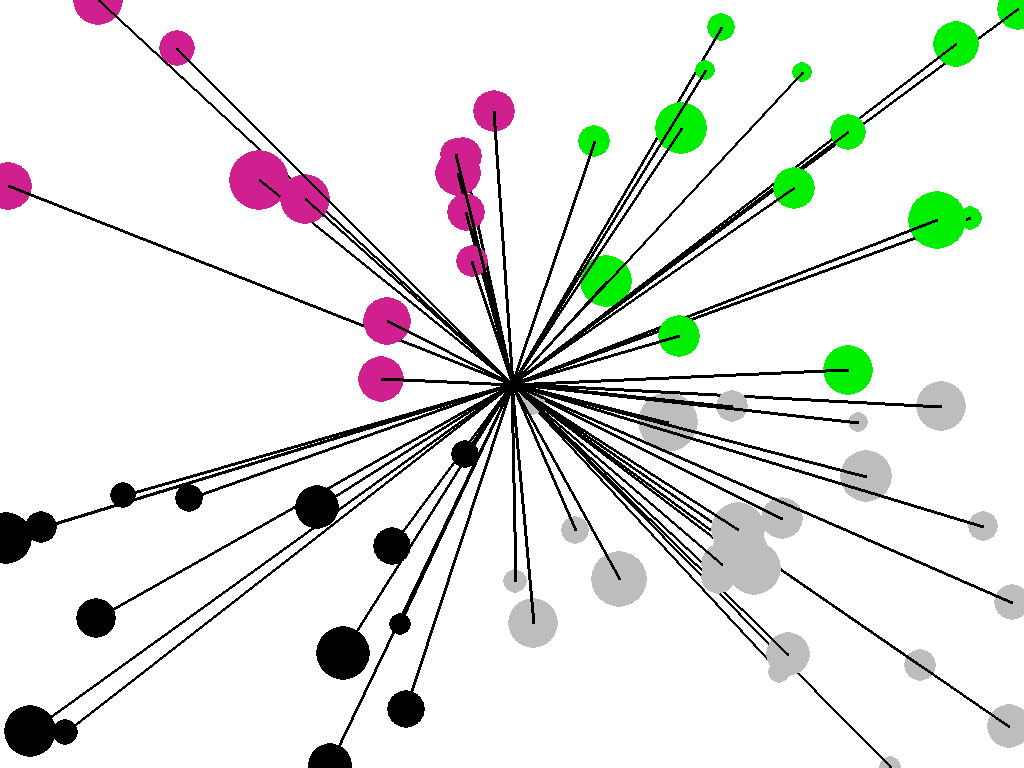

Write the Python code that produced this figure.
import pygame
import random
import math

pygame.init()
surf = pygame.Surface([1024, 768])
surf.fill((255, 255, 255))

color1 = pygame.Color(random.choice(pygame.color.THECOLORS.keys()))
color2 = pygame.Color(random.choice(pygame.color.THECOLORS.keys()))
color3 = pygame.Color(random.choice(pygame.color.THECOLORS.keys()))
color4 = pygame.Color(random.choice(pygame.color.THECOLORS.keys()))

colors = [color1, color2, color3, color4]


def quad(pos):
    if pos[0] < 512:
        if pos[1] > 384:
            return 1
        else:
            return 0
    else:
        if pos[1] > 384:
            return 2
        else:
            return 3


def circle():
    pos = random.randint(0, 1024), random.randint(0, 768)
    radius = random.randint(10, 30)
    center = (512, 384)
    color = colors[quad(pos)]
    pygame.draw.circle(surf, color, pos, radius)
    pygame.draw.line(surf, (0, 0, 0), pos, center, 3)

for i in xrange(64):
    circle()

pygame.image.save(surf, "contrast.png")